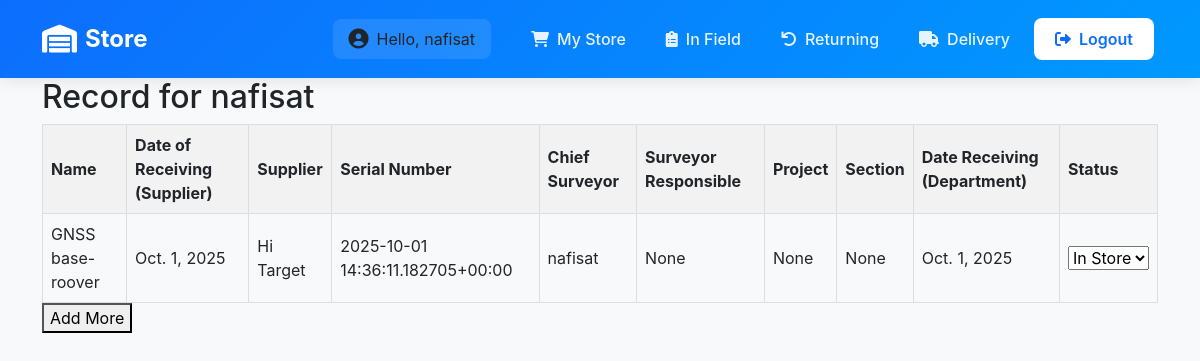
/inventory/equipment/ (signed in), run on an earlier commit of the app's database.
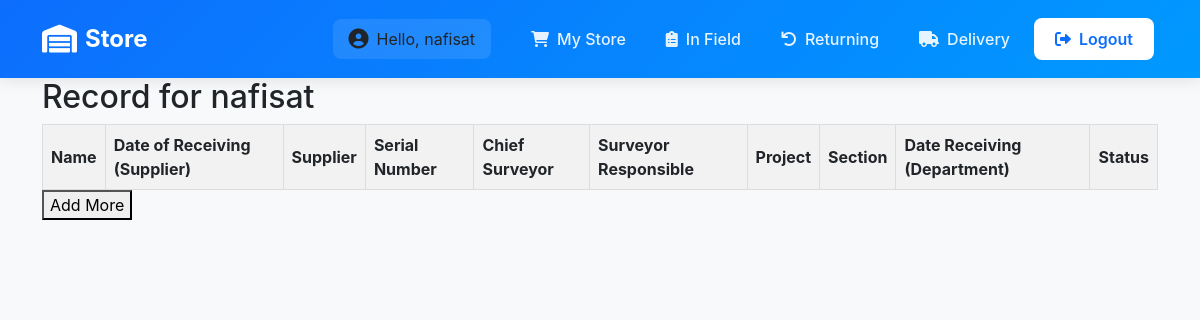
And on a later commit of the database.
### inventory/models.py (models this page shows, shortened)
class EquipmentsInSurvey(models.Model):
    EQUIPMENT_CHOICES = [
        ('GPS Receiver (Base)', 'GPS Receiver (Base)'),
        ('GPS Receiver (Rover)', 'GPS Receiver (Rover)'),
        ('Data logger', 'Data logger'),
        ('External Radio', "External Radio"),
        ('Total Station', "Total Station"),
        ('Levelling Instrument', 'Levelling Instrument'),
        ('Eco Sounder', 'Eco Sounder'),
    ]
    supplier_name = [
        ('Hi Target V200', 'Hi Target V200'),
        ('Hi Target', 'Hi Target'),
        ('Topcon', 'Topcon'),
        ('Topcon OS-200 Series', 'Topcon OS-200 Series'),
        ('Topcon OS 103', 'Topcon OS 103'),
        ('Topcon Hiper VR', 'Topcon Hiper VR'),
        ('Leica', 'Leica'),
        ('Leica NA730 plus', 'Leica NA730 plus'),
        ('Sokkia', 'Sokkia')
    ]
    owner_choice = [
        ('Hi-Tech', "Hi-Tech"),
        ("Sub-Contractor", "Sub-Contractor")
    ]
    name = models.CharField(max_length=100, help_text="Equipment Name", choices=EQUIPMENT_CHOICES)
    date_of_receiving_from_supplier = models.DateField(blank=True, null=True)
    supplier = models.CharField(max_length=50, choices=supplier_name)
    owner = models.CharField(max_length=20, choices=owner_choice)
    serial_number = models.CharField(max_length=100, help_text="Equipment Serial Number")
    condition = models.CharField(max_length=20, choices=[("Good", "Good"), ("New", "New"), ("Second Hand", "Second Hand"), ("Needs Repair", "Needs Repair")], default="Good")
    CONDITION_AFTER_USE_CHOICES = [
        ("Good", "Good"),
        ("Need Repair", "Need Repair")
    ]
    chief_surveyor = models.ForeignKey(User, on_delete=models.CASCADE, null=True, blank=True)
    surveyor_responsible = models.CharField(max_length=100, null=True, blank=True, help_text="Name of the surveyor responsible for the equipment")
    quantity = models.PositiveBigIntegerField(default=1, help_text="Number of Quantity")
    project = models.CharField(max_length=20, choices=[('Coastal Road', 'Coastal Road'), ('Sokoto', 'Sokoto')], blank=True, null=True, help_text="Project Name")
    section = models.CharField(max_length=100, null=True, blank=True)
    date_receiving_from_department = models.DateField(blank=True, null=True, help_text="Date when the equipment was received from the department")
    status = models.CharField(choices=[('In Store', 'In Store'), ('In Field', 'In Field'), ('With Chief Surveyor', 'With Chief Surveyor'), ('Returning', 'Returning'), ('Delivering', 'Delivering')], max_length=100, default='In Store', blank=True, null=True, help_text="Current status of the equipment")
    delivery_status = models.CharField(max_length=10, choices=[('Delivered', 'Delivered'), ('Delivering', 'Delivering'), ('Cancelled', 'Cancelled')], null=True, blank=True)
    return_comment = models.TextField(null=True, blank=True, help_text="Comment when equipment is returned")
    return_date = models.DateTimeField(null=True, blank=True, help_text="Date when equipment was returned")

### inventory/views.py (the view)
# urls.py: path('equipment/', views.equipment, name='equipment'),
def equipment(request):
    user = request.user
    data = EquipmentsInSurvey.objects.filter(chief_surveyor=user)
    return render(request, 'equipments/equipments.html', {'form': Survey, 'data': data})

### inventory/context_processors.py (called while the page is built)
def is_admin(request):
    return {'is_admin': request.user.is_authenticated and request.user.is_superuser}

### inventory/templates/equipments/equipments.html (shortened to what this page needs)
{% extends 'base/base_dashboard.html' %}
{% block content %}
<h2>Record for {{ request.user }}</h2>
<table>
    <thead>
        <tr>
            <th>Name</th>
            <th>Date of Receiving (Supplier)</th>
            <th>Supplier</th>
            <th>Serial Number</th>
            <th>Chief Surveyor</th>
            <th>Surveyor Responsible</th>
            <th>Project</th>
            <th>Section</th>
            <th>Date Receiving (Department)</th>
            <th>Status</th>
        </tr>
    </thead>
    <tbody>
        {% for info in data %}
        <tr>
            <td>{{info.name}}</td>
            <td>{{info.date_of_receiving_from_supplier}}</td>
            <td>{{info.supplier}}</td>
            <td>{{info.serial_number}}</td>
            <td>{{info.chief_surveyor}}</td>
            <td>{{info.surveyor_responsible}}</td>
            <td>{{info.project}}</td>
            <td>{{info.section}}</td>
            <td>{{info.date_receiving_from_department}}</td>
            <td><select name="" id="">
                <option value="">In Store</option>
            </select></td>
        </tr>
        {% endfor %}
    </tbody>
</table>
<button onclick="addRow()">Add More</button>
{% endblock %}

### templates/base/base_dashboard.html (shortened to what this page needs)
<!DOCTYPE html>
<html lang="en">
<head>
    {% load static %}
    <link href="https://cdn.jsdelivr.net/npm/bootstrap@5.3.0-alpha1/dist/css/bootstrap.min.css" rel="stylesheet">
    <link href="https://cdnjs.cloudflare.com/ajax/libs/font-awesome/6.0.0/css/all.min.css" rel="stylesheet">
</head>
<body>
<nav class="navbar navbar-expand-lg navbar-dark sticky-top">
    <div class="container">
        <a class="navbar-brand" href="{% if is_admin %}{% url 'store' %}{% else %}#{% endif %}">
            <i class="fas fa-warehouse"></i>
            {% if is_admin %}Head Office{% else %}Store{% endif %}
        </a>
        <div class="collapse navbar-collapse" id="navbarNav">
            <ul class="navbar-nav ms-auto align-items-center">
                {% if user.is_authenticated or is_admin %}
                    <li class="nav-item">
                        <div class="user-welcome">
                            <i class="fas fa-user-circle"></i>
                            <span>Hello, {{ user.username }}</span>
                        </div>
                    </li>
                    {% if is_admin %}
                        <li class="nav-item">
                            <a class="nav-link {% if request.resolver_match.url_name == 'store' %}active{% endif %}"
                               href="{% url 'store' %}">
                                <i class="fas fa-store me-2"></i>Store
                            </a>
                        </li>
                        <li class="nav-item">
                            <a class="nav-link {% if request.resolver_match.url_name == 'store_all' %}active{% endif %}"
                               href="{% url 'store_all' %}">
                                <i class="fas fa-boxes me-2"></i>All Equipment
                            </a>
                        </li>
                        <li class="nav-item">
                            <a class="nav-link {% if request.resolver_match.url_name == 'store_field' %}active{% endif %}"
                               href="{% url 'store_field' %}">
                                <i class="fas fa-map-marked-alt me-2"></i>In Field
                            </a>
                        </li>
                        <li class="nav-item">
                            <a class="nav-link {% if request.resolver_match.url_name == 'store_returning' %}active{% endif %}"
                               href="{% url 'store_returning' %}">
                                <i class="fas fa-undo me-2"></i>Returning
                            </a>
                        </li>
                        <li class="nav-item">
                            <a class="nav-link {% if request.resolver_match.url_name == 'delivery' %}active{% endif %}"
                               href="{% url 'delivery' %}">
                                <i class="fas fa-truck me-2"></i>Delivery
                            </a>
                        </li>
                        <li class="nav-item">
                            <a class="nav-link {% if request.resolver_match.url_name == 'personnel_list' %}active{% endif %}"
                               href="{% url 'personnel_list' %}">
                                <i class="fas fa-users me-2"></i>Personnel
                            </a>
                        </li>
                    {% else %}
                        <li class="nav-item">
                            <a class="nav-link {% if request.resolver_match.url_name == 'request_equipment' %}active{% endif %}"
                               href="{% url 'request_equipment' %}">
                                <i class="fas fa-shopping-cart me-2"></i>My Store
                            </a>
                        </li>
                        <li class="nav-item">
                            <a class="nav-link {% if request.resolver_match.url_name == 'profile' %}active{% endif %}"
                               href="{% url 'profile' %}">
                                <i class="fas fa-clipboard-list me-2"></i>In Field
                            </a>
                        </li>
                        <li class="nav-item">
                            <a class="nav-link {% if request.resolver_match.url_name == 'store_returning' %}active{% endif %}"
                               href="{% url 'store_returning' %}">
                                <i class="fas fa-undo me-2"></i>Returning
                            </a>
                        </li>
                        <li class="nav-item">
                            <a class="nav-link {% if request.resolver_match.url_name == 'delivery' %}active{% endif %}"
                               href="{% url 'delivery' %}">
                                <i class="fas fa-truck me-2"></i>Delivery
                            </a>
                        </li>
                    {% endif %}
                    <li class="nav-item">
                        <form method="POST" action="{% url 'logout' %}">
                            <button type="submit" class="btn nav-btn">
                                <i class="fas fa-sign-out-alt me-2"></i>Logout
                            </button>
                        </form>
                    </li>
                {% else %}
                    <li class="nav-item">
                        <a class="nav-link nav-btn" href="{% url 'login' %}">
                            <i class="fas fa-sign-in-alt me-2"></i>Login
                        </a>
                    </li>
                {% endif %}
            </ul>
        </div>
    </div>
</nav>
<div class="container">
    {% block content %}
    {% endblock %}
</div>
</body>
</html>

### templates/base/base_dashboard.html (style rules this page uses)
.navbar { padding: 1rem 0; background: linear-gradient(135deg, #0d6efd 0%, #0099ff 100%) !important; box-shadow: 0 2px 15px rgba(0, 0, 0, 0.1); }
.navbar-brand { font-size: 1.5rem; font-weight: 700; color: white !important; display: flex; align-items: center; gap: 0.5rem; }
.navbar-brand i { font-size: 1.75rem; }
.nav-item { margin: 0 0.25rem; }
.nav-link { color: rgba(255, 255, 255, 0.9) !important; font-weight: 500; padding: 0.5rem 1rem !important; border-radius: 0.5rem; transition: all 0.3s ease; }
.user-welcome { display: flex; align-items: center; gap: 0.5rem; padding: 0.5rem 1rem; background: rgba(255, 255, 255, 0.1); border-radius: 0.5rem; margin-right: 1rem; }
.user-welcome i { font-size: 1.25rem; }
.nav-btn { color: #0d6efd !important; background: white; border-radius: 0.5rem; padding: 0.5rem 1.25rem !important; font-weight: 600; transition: all 0.3s ease; }
body { font-family: 'Inter', Arial, sans-serif; margin: 0; padding: 0; background-color: #f8f9fa; }
table { width: 100%; border-collapse: collapse; }
th, td { border: 1px solid #ddd; padding: 8px; text-align: left; }
th { background-color: #f2f2f2; }

What changed in the data, as far as the page shows it:
removed EquipmentsInSurvey: name "GNSS base-roover", date_of_receiving_from_supplier "Oct. 1, 2025", supplier "Hi Target", serial_number "2025-10-01 14:36:11.182705+00:00", chief_surveyor "nafisat", surveyor_responsible "None", project "None", section "None", date_receiving_from_department "Oct. 1, 2025"
